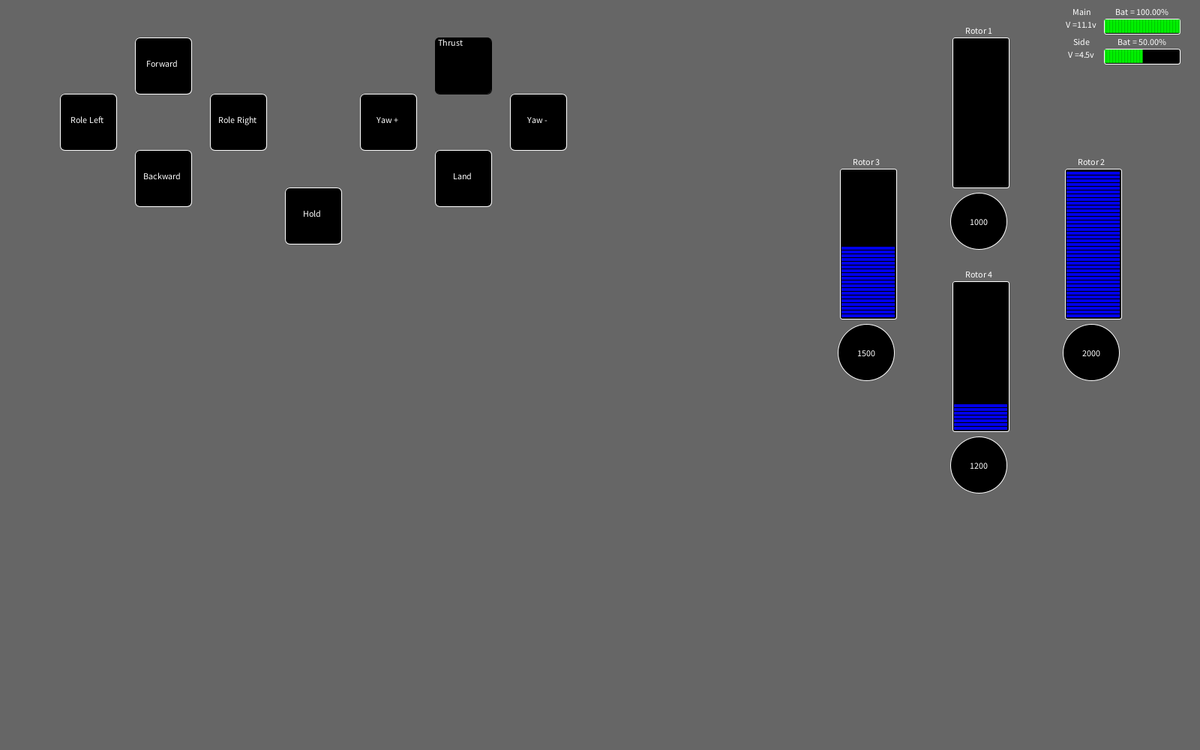
Frame 1 (no input)
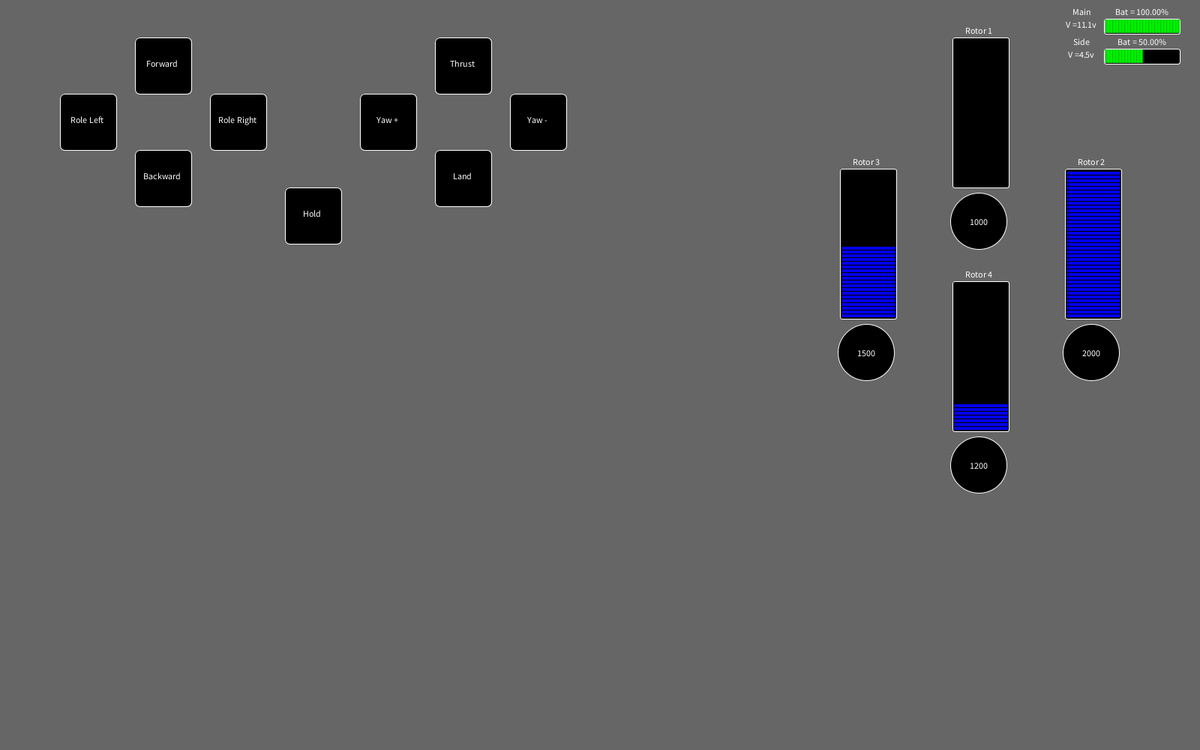
Frame 60 (the mouse pressed at the canvas centre just before this capture)
Frame 120 (the mouse held since frame 60 and released just before this capture): identical to frame 60, image omitted

The Processing sketch that drew these frames (run headless with seeded random() and noise(); from frame 60 on, the mouse is pressed at the canvas centre):

// Processing sketch: Drone_design
// ── Drone_design.pde
int rectX_thrst, rectY_thrst;      // Position of square button
int rectX_hld, rectY_hld;      // Position of square button
int rectX_lnd, rectY_lnd;      // Position of square button
int rectX_role_r, rectY_role_r;      // Position of square button
int rectX_role_l, rectY_role_l;      // Position of square button
int rectX_ptch_fwd, rectY_ptch_fwd;      // Position of square button
int rectX_ptch_bkd, rectY_ptch_bkd;      // Position of square button
int rectX_yaw_cw, rectY_yaw_cw;      // Position of square button
int rectX_yaw_ccw, rectY_yaw_ccw;      // Position of square button

int rectSize = 75;     // Diameter of rect

RectDraw thrst = new RectDraw(rectX_thrst, rectY_thrst, "Thrust",'8');
RectDraw hld = new RectDraw(rectX_hld, rectY_hld, "Hold",' ');
RectDraw lnd = new RectDraw(rectX_lnd, rectY_lnd, "Land",'5');
RectDraw role_l = new RectDraw(rectX_role_r, rectY_role_r, "Role Left",'a');
RectDraw role_r = new RectDraw(rectX_role_l, rectY_role_l, "Role Right",'d');
RectDraw ptch_fwd = new RectDraw(rectX_ptch_fwd, rectY_ptch_fwd, "Forward",'w');
RectDraw ptch_bkd = new RectDraw(rectX_ptch_bkd, rectY_ptch_bkd, "Backward",'s');
RectDraw yaw_cw = new RectDraw(rectX_yaw_cw, rectY_yaw_cw, "Yaw +",'4');
RectDraw yaw_ccw = new RectDraw(rectX_yaw_ccw, rectY_yaw_ccw, "Yaw -",'6');

int rectCol = 200;
int rectBar = 5;

int rot1_x, rot1_y;
int rot2_x, rot2_y;
int rot3_x, rot3_y;
int rot4_x, rot4_y;

int thrt_val_1=1000,thrt_val_2=2000,thrt_val_3=1500,thrt_val_4=1200; 

Thrust rot1 = new Thrust(rot1_x,rot1_y,"Rotor 1",thrt_val_1);
Thrust rot2 = new Thrust(rot2_x,rot2_y,"Rotor 2",thrt_val_2);
Thrust rot3 = new Thrust(rot3_x,rot3_y,"Rotor 3",thrt_val_3);
Thrust rot4 = new Thrust(rot4_x,rot4_y,"Rotor 4",thrt_val_4);

float vlt2=4.5, vlt1=11.1;
int bat1_pos_x, bat1_pos_y,bat2_pos_x,bat2_pos_y;
int batLen = 100,batWid = 20; 

Battery bt1 = new Battery(vlt1,bat1_pos_x,bat1_pos_y,"Main",11.1);
Battery bt2 = new Battery(vlt2,bat2_pos_x,bat2_pos_y,"Side",9);

void setup() {
  size(1600, 1000);

  thrst.posRect(500, 0);
  hld.posRect(300, 200);
  lnd.posRect(500, 150);
  role_l.posRect(0, 75);
  role_r.posRect(200, 75);
  ptch_fwd.posRect(100, 0);
  ptch_bkd.posRect(100, 150);
  yaw_cw.posRect(400, 75);
  yaw_ccw.posRect(600, 75);
  
  rot1.rotDraw(150,0);
  rot2.rotDraw(300,175);
  rot3.rotDraw(0,175);
  rot4.rotDraw(150,325);
  
  bt1.batDraw(0);
  bt2.batDraw(40);
  
}
void draw() {
  background(102);  
  thrst.drawRect();
  hld.drawRect();
  lnd.drawRect();
  role_l.drawRect();
  role_r.drawRect();
  ptch_fwd.drawRect();
  ptch_bkd.drawRect();
  yaw_cw.drawRect();
  yaw_ccw.drawRect();
  
  rot1.rotShape();
  rot2.rotShape();
  rot3.rotShape();
  rot4.rotShape();
  
  bt1.batShape();
  bt2.batShape();
}
class RectDraw
{
  int rec_x, rec_y;
  String name;
  char dir;
  RectDraw(int rec_x, int rec_y, String name,char dir)
  {
    this.rec_x = rec_x;
    this.rec_y = rec_y;
    this.name = name;
    this.dir = dir;
  }
  void drawRect()
  {
    fill(0);
    if ((mouseX >= rec_x && mouseX <= (rec_x+rectSize) && mouseY >= rec_y && mouseY <= (rec_y+rectSize)) || ( keyPressed == true && key == dir))
    {
      fill(50);
    }
    rect(rec_x, rec_y, rectSize, rectSize,7);
    update();
  }
  void posRect(int i, int j)
  {
    rec_x = (width/20)+i;
    rec_y = (height/20)+j;
  }
  void update() {
    fill(255);
    if ((mouseX >= rec_x && mouseX <= (rec_x+rectSize) && mouseY >= rec_y && mouseY <= (rec_y+rectSize)) || ( keyPressed == true && key == dir))
    {
      fill(200);
    }
      text(name, rec_x+4, rec_y+2,rectSize-10,rectSize-10);
      textAlign(CENTER,CENTER);
      stroke(255);
  }
}

class Thrust
{
  int pos_x,pos_y;
  String rot;
  int val;
  Thrust(int pos_x, int pos_y,String rot,int val)
  {
    this.pos_x = pos_x;
    this.pos_y = pos_y;
    this.rot = rot;
    this.val = val;
  }
  void rotShape()
  {
    fill(0);
    rect(pos_x, pos_y, rectSize, rectCol,3);
    circle(pos_x+35,pos_y+rectCol+rectSize-30,rectSize);
    fill(0,0,235);
    int thrst_y = pos_y+rectCol+94;
    float i;
    for(i = 100; i<(val/5)-105; i+=5)
    {
      noStroke();
      rect(pos_x+2, thrst_y-i, rectSize-4, 1*(rectBar)-1,1);
    }
    stroke(255);
    fill(255);
    text(rot,pos_x+35,pos_y-10);
    text(val,pos_x+35,pos_y+rectCol+rectSize-30);
    textAlign(CENTER,CENTER);
  }
  void rotDraw(int i, int j)
  {
    pos_x = (14*width/20)+i;
    pos_y = (height/20)+j;
  }
}
class Battery
{
  float volt,max;
  int pos_x, pos_y;
  String name;
  Battery(float volt,int pos_x,int pos_y,String name,float max)
  {
    this.volt = volt;
    this.pos_x = pos_x;
    this.pos_y = pos_y;
    this.name = name;
    this.max = max;
  }
  void batShape()
  {
    fill(0);
    rect(pos_x, pos_y, batLen+1, batWid,3);
    
    fill(0,255,0);
    float j = 0.5;
    float per = (volt/max)*100;
    for(float i = 0; i<per; i+=0.8)
    {
      noStroke();
      rect(pos_x+i+1, pos_y+1, 1, batWid-2,3);
    }
    stroke(255);
    fill(255);
    text(name,pos_x-30,pos_y-10);
    text("V ="+volt+"v",pos_x-30,pos_y+7);
    text("Bat = "+nf(per,0,2)+"%",pos_x+50,pos_y-10);
    textAlign(CENTER,CENTER);
  }
  void batDraw(int i)
  {
    pos_x = 23*width/25;
    pos_y = (height/40)+i;
  }
}
